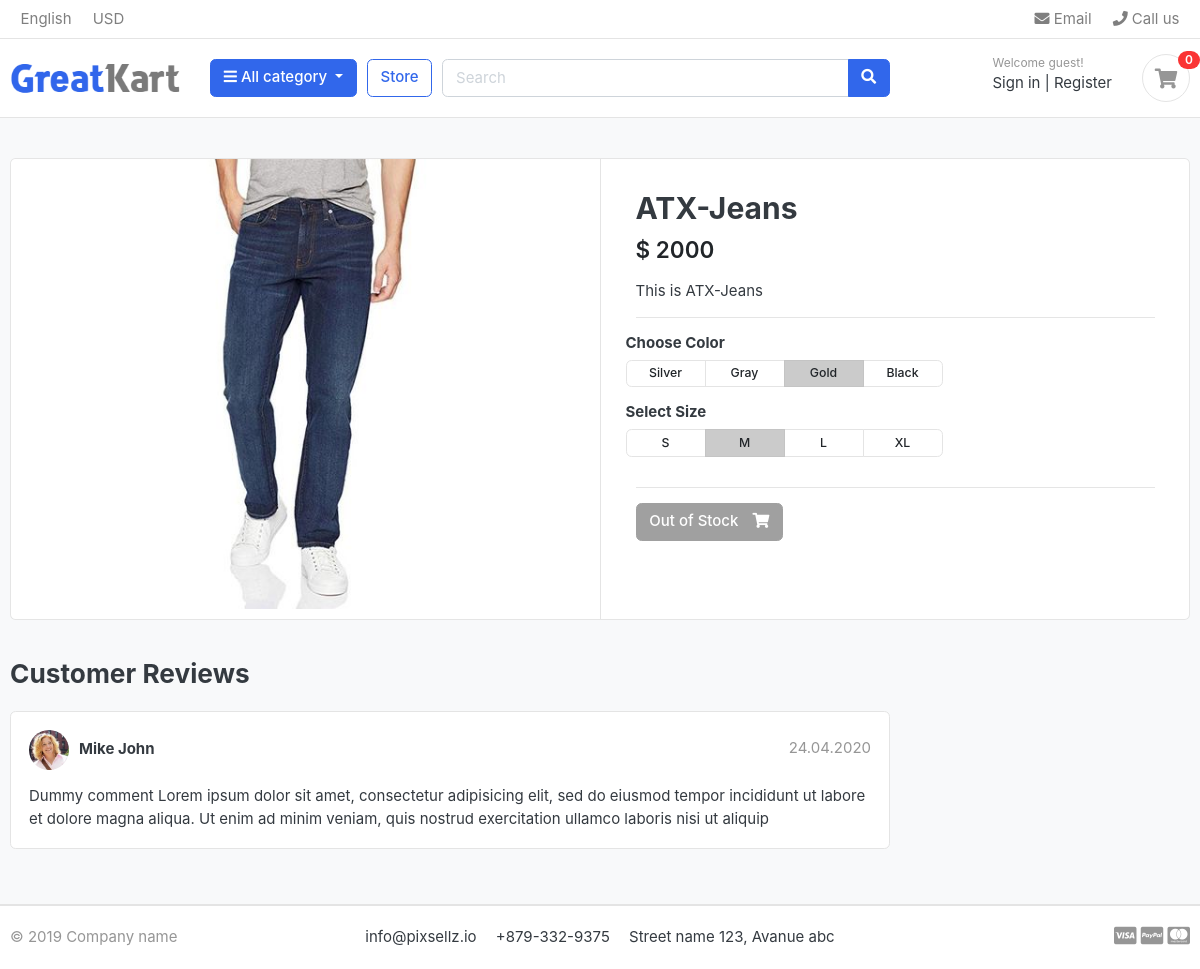
The app's page /store/jeans/atx-jeans/, older data.
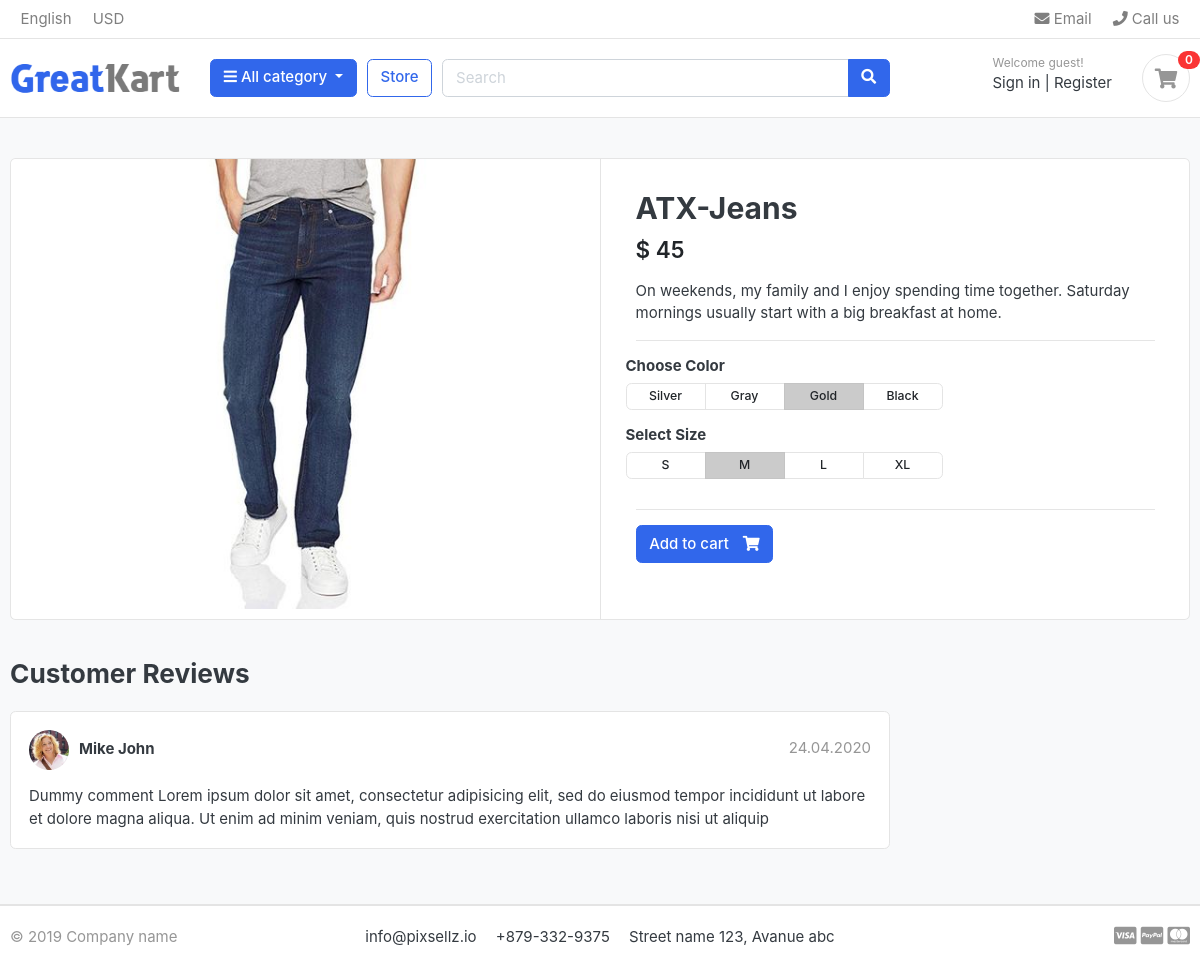
The same page, newer data.
### store/models.py (models this page shows, shortened)
class Product(models.Model):
    product_name = models.CharField(max_length=200 , unique=True)
    slug = models.SlugField(max_length=200, unique=True)
    price = models.IntegerField()
    stock = models.IntegerField()
    images= models.ImageField(upload_to='photos/products')
    description = models.TextField( max_length=500, blank=True)
    is_available = models.BooleanField(default=True)
    category = models.ForeignKey(Category, on_delete=models.CASCADE)
    created_date = models.DateTimeField(auto_now_add=True)
    modified_date = models.DateTimeField(auto_now=True)

### store/views.py (the view)
# urls.py: path('<slug:category_slug>/<slug:product_slug>/',views.product_detail,name='product_detail'),
def product_detail(request, category_slug, product_slug):
    try:
        single_product=Product.objects.get(category__slug=category_slug, slug=product_slug)
    except Exception as e:
        raise e
    context={'single_product':single_product}
    return render(request, 'store/product_detail.html',context)

### category/context_processors.py (called while the page is built)
def menu_links(request):
    links = Category.objects.all()
    return dict(links=links)

### category/models.py (called while the page is built)
    def get_url(self):
        return reverse('products_by_category', args=[self.slug])

### templates/store/product_detail.html
{% extends 'base.html'%} {% load static %} {% block content %}
<section class="section-content padding-y bg">
  <div class="container">
    <div class="card">
      <div class="row no-gutters">
        <aside class="col-md-6">
          <article class="gallery-wrap">
            <div class="img-big-wrap">
              <a href="#"><img src="{{single_product.images.url}}" /></a>
            </div>
          </article>
        </aside>
        <main class="col-md-6 border-left">
          <article class="content-body">
            <h2 class="title">{{single_product.product_name}}</h2>
            <div class="mb-3">
              <var class="price h4">$ {{single_product.price}}</var>
            </div>
            <p>{{single_product.description}}</p>
            <hr />
            <div class="row">
              <div class="item-option-select">
                <h6>Choose Color</h6>
                <div
                  class="btn-group btn-group-sm btn-group-toggle"
                  data-toggle="buttons"
                >
                  <label class="btn btn-light">
                    <input type="radio" name="radio_color" /> Silver
                  </label>
                  <label class="btn btn-light">
                    <input type="radio" name="radio_color" /> Gray
                  </label>
                  <label class="btn btn-light active">
                    <input type="radio" name="radio_color checked" /> Gold
                  </label>
                  <label class="btn btn-light">
                    <input type="radio" name="radio_color" /> Black
                  </label>
                </div>
              </div>
            </div>
            <div class="row">
              <div class="item-option-select">
                <h6>Select Size</h6>
                <div
                  class="btn-group btn-group-sm btn-group-toggle"
                  data-toggle="buttons"
                >
                  <label class="btn btn-light">
                    <input type="radio" name="radio_color" /> S
                  </label>
                  <label class="btn btn-light active">
                    <input type="radio" name="radio_color" checked /> M
                  </label>
                  <label class="btn btn-light">
                    <input type="radio" name="radio_color" /> L
                  </label>
                  <label class="btn btn-light">
                    <input type="radio" name="radio_color" /> XL
                  </label>
                </div>
              </div>
            </div>
            <hr />
            {% if single_product.stock > 0 %}
            <a
              href="{% url 'add_cart' single_product.id %}"
              class="btn btn-primary"
            >
              <span class="text">Add to cart</span>
              <i class="fas fa-shopping-cart"></i>
            </a>
            {% else %}
            <a href="" class="btn btn-secondary disabled">
              <span class="text">Out of Stock</span>
              <i class="fas fa-shopping-cart"></i>
            </a>
            {% endif %}
          </article>
        </main>
      </div>
    </div>
    <br />
    <div class="row">
      <div class="col-md-9">
        <header class="section-heading">
          <h3>Customer Reviews</h3>
        </header>
        <article class="box mb-3">
          <div class="icontext w-100">
            <img
              src="{% static 'images/avatars/avatar1.jpg' %}"
              class="img-xs icon rounded-circle"
            />
            <div class="text">
              <span class="date text-muted float-md-right">24.04.2020 </span>
              <h6 class="mb-1">Mike John</h6>
            </div>
          </div>
          <div class="mt-3">
            <p>
              Dummy comment Lorem ipsum dolor sit amet, consectetur adipisicing
              elit, sed do eiusmod tempor incididunt ut labore et dolore magna
              aliqua. Ut enim ad minim veniam, quis nostrud exercitation ullamco
              laboris nisi ut aliquip
            </p>
          </div>
        </article>
      </div>
    </div>
  </div>
</section>
{% endblock content %}

### templates/base.html (shortened to what this page needs)
{% load static %}
<!DOCTYPE html>
<html lang="en">
  <head>
    <link
      href="{%static 'css/bootstrap.css'%}"
      rel="stylesheet"
      type="text/css"
    />
    <link
      href="{%static 'fonts/fontawesome/css/all.min.css'%}"
      type="text/css"
      rel="stylesheet"
    />
    <link href="{%static 'css/ui.css'%}" rel="stylesheet" type="text/css" />
    <link
      href="{%static 'css/responsive.css'%}"
      rel="stylesheet"
      media="only screen and (max-width: 1200px)"
    />
  </head>
  <body>
    {% include 'includes/navbar.html' %}
    {% block content%}{% endblock %}
    {% include 'includes/footer.html' %}
  </body>
</html>

### templates/includes/navbar.html (shortened to what this page needs)
{% load static %}
<header class="section-header">
  <nav class="navbar p-md-0 navbar-expand-sm navbar-light border-bottom">
    <div class="container">
      <div class="collapse navbar-collapse" id="navbarTop4">
        <ul class="navbar-nav mr-auto">
          <li class="nav-item dropdown">
            <a href="#" class="nav-link"> English </a>
          </li>
          <li class="nav-item dropdown">
            <a href="#" class="nav-link"> USD </a>
          </li>
        </ul>
        <ul class="navbar-nav">
          <li>
            <a href="#" class="nav-link">
              <i class="fa fa-envelope"></i> Email
            </a>
          </li>
          <li>
            <a href="#" class="nav-link">
              <i class="fa fa-phone"></i> Call us
            </a>
          </li>
        </ul>
      </div>
    </div>
  </nav>
  <section class="header-main border-bottom">
    <div class="container">
      <div class="row align-items-center">
        <div class="col-lg-2 col-md-3 col-6">
          <a href="{%url 'home'%}" class="brand-wrap">
            <img class="logo" src="{%static './images/logo.png'%}" />
          </a>
        </div>
        <div class="col-lg col-sm col-md col-6 flex-grow-0">
          <div class="category-wrap dropdown d-inline-block float-right">
            <button
              type="button"
              class="btn btn-primary dropdown-toggle"
              data-toggle="dropdown"
            >
              <i class="fa fa-bars"></i> All category
            </button>
          </div>
        </div>
        <a href="{% url 'store' %}" class="btn btn-outline-primary">Store</a>
        <div class="col-lg col-md-6 col-sm-12 col">
          <form action="#" class="search">
            <div class="input-group w-100">
              <input
                type="text"
                class="form-control"
                style="width: 60%"
                placeholder="Search"
              />
              <div class="input-group-append">
                <button class="btn btn-primary" type="submit">
                  <i class="fa fa-search"></i>
                </button>
              </div>
            </div>
          </form>
        </div>
        <div class="col-lg-3 col-sm-6 col-8 order-2 order-lg-3">
          <div class="d-flex justify-content-end mb-3 mb-lg-0">
            <div class="widget-header">
              <small class="title text-muted">Welcome guest!</small>
              <div>
                <a href="./signin.html">Sign in</a>
                <span class="dark-transp"> | </span>
                <a href="./register.html"> Register</a>
              </div>
            </div>
            <a href="{%url 'cart'%}" class="widget-header pl-3 ml-3">
              <div class="icon icon-sm rounded-circle border">
                <i class="fa fa-shopping-cart"></i>
              </div>
              <span class="badge badge-pill badge-danger notify">0</span>
            </a>
          </div>
        </div>
      </div>
    </div>
  </section>
</header>

### templates/includes/footer.html
{%load static%}
<footer class="section-footer border-top">
  <div class="container">
    <section class="footer-bottom border-top row">
      <div class="col-md-2">
        <p class="text-muted">&copy 2019 Company name</p>
      </div>
      <div class="col-md-8 text-md-center">
        <span class="px-2">info@pixsellz.io</span>
        <span class="px-2">+879-332-9375</span>
        <span class="px-2">Street name 123, Avanue abc</span>
      </div>
      <div class="col-md-2 text-md-right text-muted">
        <i class="fab fa-lg fa-cc-visa"></i>
        <i class="fab fa-lg fa-cc-paypal"></i>
        <i class="fab fa-lg fa-cc-mastercard"></i>
      </div>
    </section>
  </div>
</footer>

### DjangoProject/static/css/ui.css (style rules this page uses)
html { font-family: "Inter", sans-serif; font-size: 15px; }
.content-body { flex: 1 1 auto; padding: 2rem 2.3rem; }
.icon-xs, .icon-sm, .icon-md, .icon-lg { display: inline-block; text-align: center; flex-shrink: 0; flex-grow: 0; }
.icon-sm { width: 48px; height: 48px; line-height: 48px !important; font-size: 20px; }
.img-xs, .img-sm, .img-md, .img-lg { -o-object-fit: cover; object-fit: cover; flex-shrink: 0; flex-grow: 0; }
.img-xs { width: 40px; height: 40px; }
.padding-y { padding-top: 40px; padding-bottom: 40px; }
var { font-style: normal; }
article:after, .form-group:after { display: block; clear: both; content: ""; }
.bg { background-color: #f8f9fa; }
.section-heading { margin-bottom: 20px; margin-top: 15px; }
p:last-child { margin-bottom: 0; }
.header-main { position: relative; padding-top: 1rem; padding-bottom: 1rem; }
.brand-wrap .logo, .navbar-brand .logo { margin-right: 7px; max-height: 42px; display: inline-block; }
.widget-header { display: inline-block; vertical-align: middle; position: relative; }
.widget-header a { color: #343a40; }
.widget-header i { color: #969696; }
.widget-header .title { display: block; }
.widget-header .notify { position: absolute; top: -3px; right: -10px; }
.footer-bottom { padding-top: 20px; padding-bottom: 20px; }
.btn-light { background-color: #fff; border-color: #e4e4e4; }
.btn .text + i { margin-left: 10px; }
.icontext { display: inline-flex; align-items: center; vertical-align: middle; }
.icontext .text { width: 100%; line-height: 1.2; }
.icontext .icon { position: relative; margin-right: 10px; flex-shrink: 0; flex-grow: 0; }
.notify { position: absolute; top: -4px; right: -10px; display: inline-block; padding: 0.25em 0.6em; font-size: 12px; line-height: 1; text-align: center; border-radius: 3rem; color: #fff; background-color: #fa3434; }
.price { font-weight: 600; color: #212529; }
.box { padding: 18px; background: #fff; border-radius: 0.37rem; border: 1px solid #e4e4e4; }
.box img { max-width: 100%; }
.gallery-wrap .img-big-wrap { margin-bottom: 10px; border-radius: 0.37rem; overflow: hidden; background-color: #fff; }
.gallery-wrap .img-big-wrap a { text-align: center; display: block; }
.gallery-wrap .img-big-wrap img { height: 450px; width: auto; display: inline-block; }
.item-option-select { margin-bottom: 1rem; display: inline-block; margin-right: 15px; }
.item-option-select .btn { min-width: 80px; }

Row changes from the older to the newer data that the page shows:
changed Product "ATX-Jeans": price "2000" → "45"; description "This is ATX-Jeans" → "On weekends, my family and I enjoy spending time together. Saturday mornings usually start with a big breakfast at home."; stock 0 → 5 (drawn)
Text that changed along with them:
text no longer shown: "Out of Stock"
text now shown: "Add to cart"
